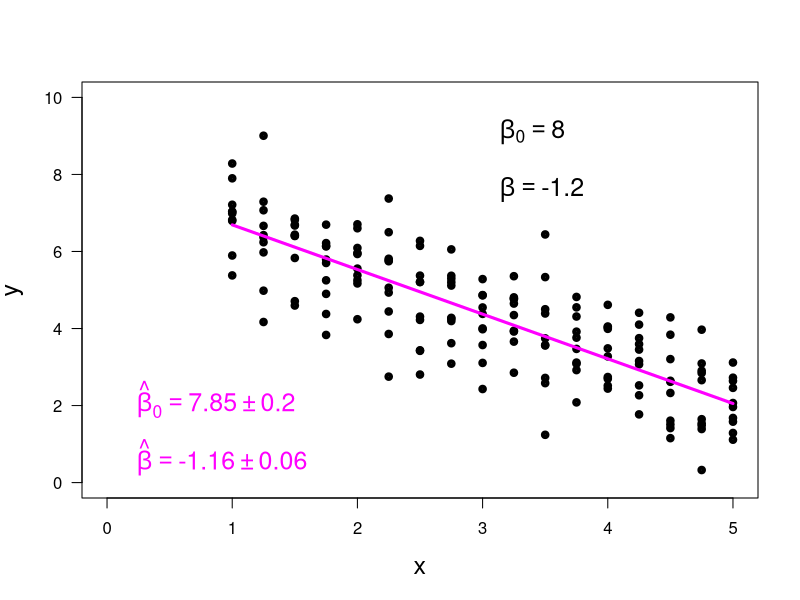

The R source for this figure:
print('file: LSdataEstimates.R')
print(date())
# generate & plot artificial data & mean values (with respect to y)
beta0 = 8; beta = -1.2 # true intercept & slope
sigma = 1              # true standard deviation of normal noise
# ----------- generate data (begin)
set.seed(1953)                       # set seed for random number generators
x = seq(1,5,0.25); Lx = length(x)    # non-stochastic (uncertainty = 0)
Lr = 10                              # number of data for each x-value ('replicates')
se = sigma/sqrt(Lr); print(c(round(se,4),'standard error'))
y = matrix(data=NA,nrow=Lx,ncol=Lr)  # Lx x Lr = 17 x 10 matrix
for(k in 1:Lx) y[k,] = beta0+beta*x[k]+sigma*rnorm(Lr) # additive normal noise
# ----------- generate data (end)
# ----------- prepare data (matrix -> array) & apply lm()
xarr = numeric(Lr*Lx); yarr = numeric(Lr*Lx)      # matrix -> 1D arrays
for(k in 1:Lr) {xarr[((k-1)*Lx+1):(k*Lx)] = x;    # matrix -> 1D arrays
   yarr[((k-1)*Lx+1):(k*Lx)] = y[,k]}             # matrix -> 1D arrays
out1 = lm(yarr ~ xarr)   # use tilde sign to relate response (yarr) to predictor (xarr)
out2 = summary(out1)     # summary gives more information, especially the uncertainties
b0 = out2$coefficients[1];  print(c(round(b0,4),'intercept b0 (estimate)'))
b = out2$coefficients[2];   print(c(round(b,4),'slope b (estimate)'))
ub0 = out2$coefficients[3]; print(c(round(ub0,4),'intercept uncertainty ub0 (estimate)'))
ub = out2$coefficients[4];  print(c(round(ub,4),'slope uncertainty ub (estimate)'))
b0r = round(b0,2); br = round(b,2); ub0r = round(ub0,2); ubr = round(ub,2); 
# --------------------------- plot:
ymean = numeric(Lx); for(k in 1:Lx) ymean[k] = mean(y[k,])  # mean y-values
# png('SLFestimates220308.png',width=16,height=16,units='cm',res=300)
plot(x,y[,1],type='p',lwd=4,col='black',cex=0.6,ylim=c(0,10),
     xlim=c(0,max(x)),xlab='x',ylab='y',las=1,cex.lab=1.5)
for(k in 2:Lr) points(x,y[,k],lwd=4,col='black',cex=0.6)
xp = c(min(x),max(x))
yp = out1$coefficients[1]+out1$coefficients[2]*xp
lines(xp,yp,col='magenta',lwd=3)
xt = 0.1   # x-position for text
text(xt,2,bquote(~hat(beta)[0] == .(b0r) %+-% .(ub0r)),col='magenta',cex=1.5,pos=4)
text(xt,0.5,bquote(~hat(beta) == .(br) %+-% .(ubr)),col='magenta',cex=1.5,pos=4)
xt = 3
text(xt,9,bquote(~beta[0] == .(beta0)),col='black',cex=1.5,pos=4)
text(xt,7.5,bquote(~beta == .(beta)),col='black',cex=1.5,pos=4)
# dev.off()
# -----------------------------------------------------------------------------
# Results:
# "file: LSdataEstimates.R"
# "Sat Dec 17 18:47:40 2022"
# "0.3162"         "standard error"
# "7.8504"         "intercept b0 (estimate)"
# "-1.1594"        "slope b (estimate)"
# "0.1953"         "intercept uncertainty ub0 (estimate)"
# "0.0603"         "slope uncertainty ub (estimate)"
# -----------------------------------------------------------------------------
